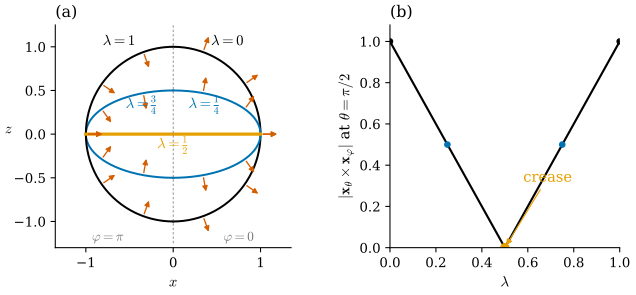

The script that saved this image:
"""Figure 38.1.3: pushing the unit sphere through itself in the naive way is not a regular homotopy.

x_lambda(theta, phi) = (sin theta cos phi, sin theta sin phi, (1 - 2 lambda) cos theta), lambda in [0, 1]:
lambda = 0 is the sphere, lambda = 1 its reflection in the plane z = 0 (the same set, normal x_theta x x_phi inward).
x_theta x x_phi = ((1 - 2 lambda) sin^2 theta cos phi, (1 - 2 lambda) sin^2 theta sin phi, sin theta cos theta),
so |x_theta x x_phi| = |1 - 2 lambda| on the equator theta = pi/2 and the family fails to be an immersion exactly
at lambda = 1/2, along the whole equator.

(a) meridian sections in the xz-plane: the right half (phi = 0) for lambda = 0, 1/4, the left half (phi = pi) for
lambda = 3/4, 1 (the same sets as lambda = 1/4, 0), the segment lambda = 1/2, with unit normals
N = x_theta x x_phi / |...| at five points of each half curve. (b) |x_theta x x_phi| at the equator against
lambda.

Run: PYTHONPATH=tools python3 chapters/38-surfaces-smooth-discrete/figures/fig-38-1-3-naive-eversion.py
"""
import sys
from pathlib import Path

import numpy as np

sys.path.insert(0, str(Path(__file__).resolve().parents[1] / "lib"))
import dgfig  # noqa: E402
dgfig.setup()
import matplotlib.pyplot as plt  # noqa: E402

import ddg38  # noqa: E402

C = dgfig.COLORS


def cross_exact(th, ph, lam):
    s, c = np.sin(th), np.cos(th)
    return np.array([(1 - 2 * lam) * s * s * np.cos(ph), (1 - 2 * lam) * s * s * np.sin(ph), s * c + 0 * ph])


# self-checks: the closed form agrees with finite differences; equator value |1 - 2 lambda|; inward for lambda > 1/2
for lam in (0.0, 0.3, 0.5, 0.8, 1.0):
    for th, ph in ((0.4, 0.2), (1.3, 2.0), (np.pi / 2, 4.0)):
        a, b = ddg38.partials(ddg38.eversion, np.array(th), np.array(ph), lam=lam)
        assert np.allclose(np.cross(a, b), cross_exact(th, ph, lam), atol=1e-6)
    assert np.isclose(np.linalg.norm(cross_exact(np.pi / 2, 0.7, lam)), abs(1 - 2 * lam))
    th = np.linspace(0.05, np.pi - 0.05, 50)
    out = np.sum(cross_exact(th, 0.3, lam) * ddg38.eversion(th, 0.3, lam), 0)
    if lam < 0.5:
        assert np.all(out > 0)
    elif lam > 0.5:
        assert np.all(out < 0)

fig, (ax, ax2) = plt.subplots(1, 2, figsize=(7.0, 3.3), gridspec_kw=dict(width_ratios=[1.15, 1]))
th = np.linspace(0, np.pi, 300)
# right half (phi = 0): lambda = 0, 0.25 with outward normals; left half (phi = pi): lambda = 0.75, 1 (the same
# sets as lambda = 0.25, 0) with inward normals; the orange segment is lambda = 1/2.
halves = {0.0: (0.0, C["main"]), 0.25: (0.0, C["tangent"]), 0.75: (np.pi, C["tangent"]), 1.0: (np.pi, C["main"])}
for lam, (ph, col) in halves.items():
    p = ddg38.eversion(th, ph + 0 * th, lam)
    ax.plot(p[0], p[2], color=col, lw=1.5)
    for t in np.deg2rad([20, 55, 90, 125, 160]):
        q = ddg38.eversion(t, ph, lam)
        n = cross_exact(t, ph, lam)
        n = 0.22 * n / np.linalg.norm(n)
        ax.annotate("", xy=(q[0] + n[0], q[2] + n[2]), xytext=(q[0], q[2]),
                    arrowprops=dict(arrowstyle="-|>", color=C["normal"], lw=1.0, mutation_scale=8))
ax.plot([-1, 1], [0, 0], color=C["accent"], lw=2.4)
ax.plot([0, 0], [-1.25, 1.25], color=C["aux"], lw=0.6, ls=(0, (3, 2.5)))
ax.text(0.62, 1.02, r"$\lambda = 0$", ha="center", fontsize=11)
ax.text(0.36, 0.30, r"$\lambda = \frac{1}{4}$", ha="center", fontsize=11, color=C["tangent"])
ax.text(-0.62, 1.02, r"$\lambda = 1$", ha="center", fontsize=11)
ax.text(-0.36, 0.30, r"$\lambda = \frac{3}{4}$", ha="center", fontsize=11, color=C["tangent"])
ax.text(0.0, -0.16, r"$\lambda = \frac{1}{2}$", ha="center", fontsize=11, color=C["accent"])
ax.text(0.75, -1.22, r"$\varphi = 0$", ha="center", fontsize=10, color=C["aux"])
ax.text(-0.75, -1.22, r"$\varphi = \pi$", ha="center", fontsize=10, color=C["aux"])
ax.set_aspect("equal")
ax.set_xlim(-1.35, 1.35)
ax.set_ylim(-1.3, 1.25)
ax.set_xlabel(r"$x$")
ax.set_ylabel(r"$z$", rotation=0)
for s in ("top", "right"):
    ax.spines[s].set_visible(False)
ax.set_title("(a)", loc="left", fontsize=12)

lam = np.linspace(0, 1, 201)
ax2.plot(lam, np.abs(1 - 2 * lam), color=C["main"], lw=1.6)
ax2.plot([0.5], [0.0], "o", color=C["accent"], ms=6)
for l0 in (0.0, 0.25, 0.75, 1.0):
    ax2.plot([l0], [abs(1 - 2 * l0)], "o", color=C["tangent"] if 0 < l0 < 1 else C["main"], ms=4)
ax2.annotate("crease", xy=(0.5, 0.0), xytext=(0.58, 0.32), fontsize=11, color=C["accent"],
             arrowprops=dict(arrowstyle="-|>", color=C["accent"], lw=0.9, mutation_scale=9))
ax2.set_xlabel(r"$\lambda$")
ax2.set_ylabel(r"$|\mathbf{x}_\theta\times\mathbf{x}_\varphi|$ at $\theta = \pi/2$")
ax2.set_xlim(0, 1)
ax2.set_ylim(0, 1.08)
for s in ("top", "right"):
    ax2.spines[s].set_visible(False)
ax2.set_title("(b)", loc="left", fontsize=12)
fig.tight_layout(w_pad=2.0)
dgfig.save(fig, __file__)
